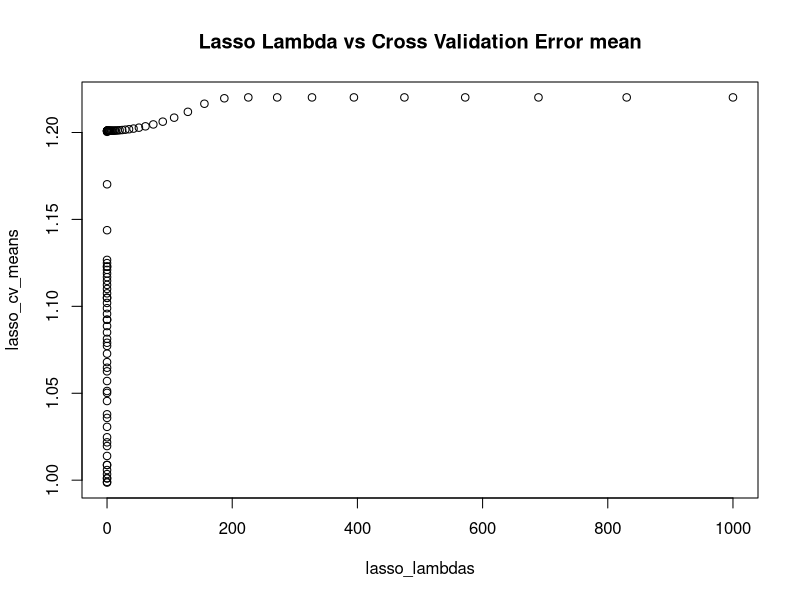
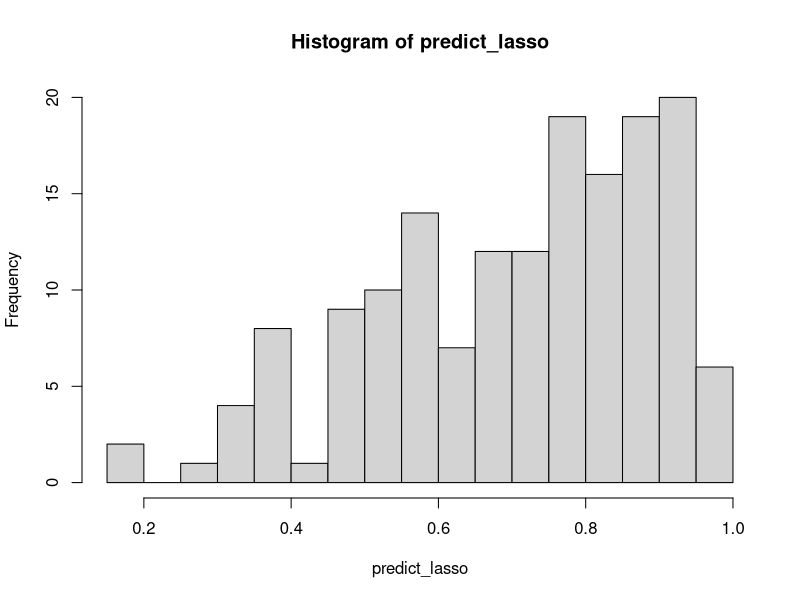

Write the R code that produced these figures, in order.
# Lasso attempt 

#setwd("C:/Users/board/Desktop/Kaggle/mf850_extra")
data <- read.csv("mf850-loan-data.csv")
set.seed(1)
# Data cleaning - change variables into categorical variables 
data$DEPENDENTS <- as.factor(data$DEPENDENTS)
data$CRED_HERE <- as.factor(data$CRED_HERE)
data$INSTALLMENTRATE <- as.factor(data$INSTALLMENTRATE)
data$ATADDRESSSINCE <- as.factor(data$ATADDRESSSINCE)

# Scale continous variables 
data$AGE <- scale(data$AGE)
data$DURATION <- scale(data$DURATION)


# Splitting the data into test/ train sets  
# https://ragrawal.wordpress.com/2012/01/14/dividing-data-into-training-and-testing-dataset-in-r/

# Sample split into test train set 
indexes <- sample(1:nrow(data), size = 0.2*nrow(data))
test <- data[indexes, ]
train <- data[-indexes, ]

library(glmnet) # glmnet for ridge/ lasso regression 

# Split train data into independent and dependent variables 
# model matrix splits data into dummy variables 
x = model.matrix(CRED_APPROVED~., data = train)
y = ifelse(train$CRED_APPROVED== 'YES',1,0)

# Use cross validation with to determine the lambda parameter for lasso regression 
lambdas <- 10^seq(3,-5, length = 100)
cv.lasso = cv.glmnet(x, y, family = "binomial", lambda = lambdas, alpha = 1, standardize = FALSE)

# Plot lambda vs. cross validation error mean
lasso_lambdas <- cv.lasso$lambda
lasso_cv_means <- cv.lasso$cvm
plot(lasso_lambdas, lasso_cv_means, main = "Lasso Lambda vs Cross Validation Error mean")

# should the lambda with the lowest cross validation error rate 
(bestlam = cv.lasso$lambda.min)

# look at coefficients of the lasso regression 
lasso1 <- glmnet(x, y, family = "binomial", alpha = 1, standardize = FALSE, lambda = lasso_lambdas)
lasso.coef <- predict(lasso1, type = "coefficients", s= bestlam)[1:(ncol(x)) ,]
lasso.coef
# Look at the coefficients which are not 0 and count the number of them 
lasso.coef[lasso.coef!=0]
length(lasso.coef[lasso.coef!=0])

# Test model on new data 

# Prepare the test set data 
test1 <- model.matrix(CRED_APPROVED~., family = "binomial", data=test)
# Make predictions on new data
predict_lasso <- predict(lasso1, newx= test1, type = "response", s= bestlam)
# Histogram of probabilities 
hist(predict_lasso, breaks= 20)
# Change predictions so they are comparable to test file 
predict_lasso  <- ifelse(predict_lasso > 0.5,'YES','NO')
# Find the accuracy by comparing predictions with test results
misClasificError <- mean(predict_lasso != test$CRED_APPROVED)
print(paste('Accuracy',1-misClasificError))
# Compare with Baseline 
table(test$CRED_APPROVED)/nrow(test)


